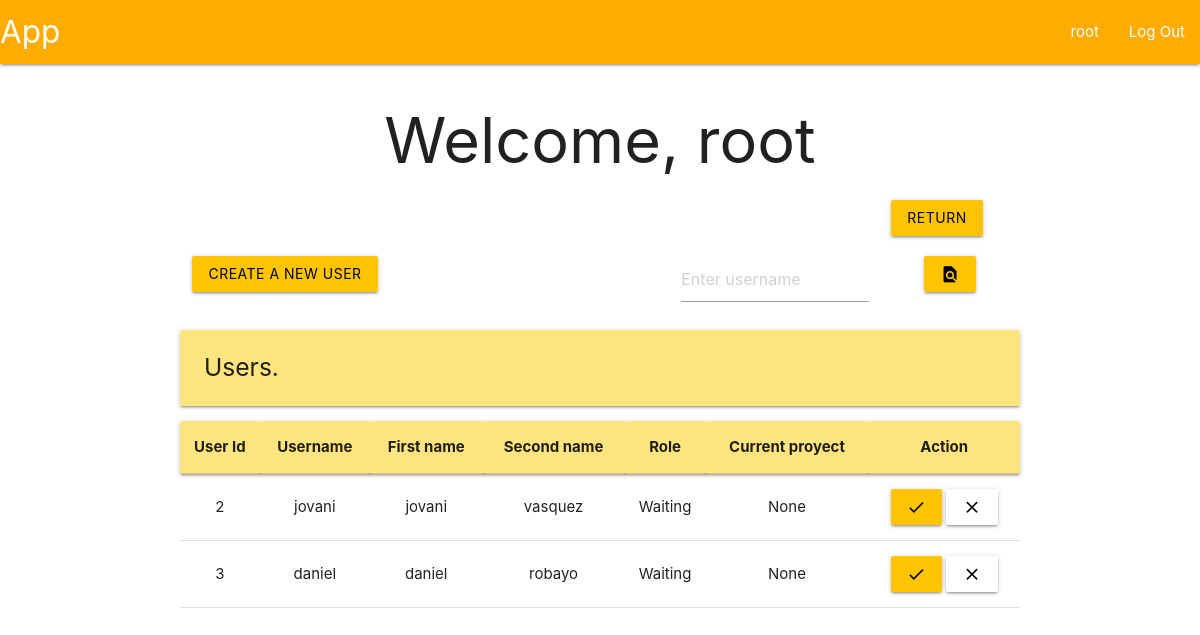
/root/users (signed in), run on an earlier commit of the app's database.
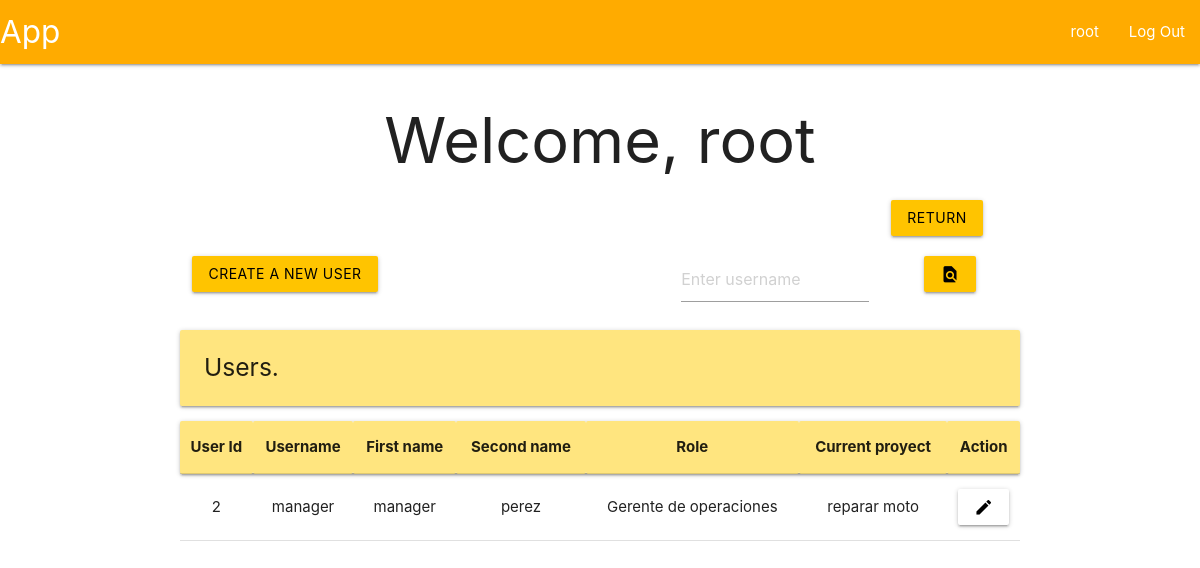
And on a later commit of the database.
### tables this page shows
CREATE TABLE user (
    id INTEGER PRIMARY KEY AUTOINCREMENT,
    username TEXT UNIQUE NOT NULL,
    firstname TEXT NOT NULL,
    secondname TEXT NOT NULL,
    password TEXT NOT NULL,
    roleId INTEGER,
    proyId INTEGER,
    auth INTEGER,

    FOREIGN KEY (roleId) REFERENCES roles(id),
    FOREIGN KEY (proyId) REFERENCES proyect(id)
);

CREATE TABLE roles (
    id INTEGER PRIMARY KEY AUTOINCREMENT,
    name TEXT NOT NULL UNIQUE
);

CREATE TABLE proyect (
    id INTEGER PRIMARY KEY AUTOINCREMENT,
    description TEXT UNIQUE NOT NULL,
    start DATE NOT NULL,
    end DATE NOT NULL,
    statusId INTEGER,

    FOREIGN KEY (statusId) REFERENCES proyectStatus(id)
);

### app/userView.py (the view, shortened to what this page needs)
@bp.route('/users', methods=('GET', 'POST'))
@root_required
def userView():
    db = get_db()
    flag = False
    if not flag:
        users = db.execute(
            """SELECT
                u.id as id,
                u.username as username,
                u.firstname as firstname,
                u.secondname as secondname,
                r.name as role,
                p.description as proyect,
                u.auth as auth
               FROM user u
               JOIN roles r ON u.roleId = r.id
               LEFT JOIN proyect p ON u.proyId = p.id
               WHERE u.id != 1"""
        ).fetchall()
    areProyects = db.execute(
        """SELECT * FROM proyect"""
    ).fetchall() != []
    return render_template('index/root/userView.html', users=users, areProyects=areProyects)

### app/auth.py (called while the page is built)
@bp.before_app_request
def load_logged_in_user():
    user_id = session.get('user_id')
    if user_id is None:
        g.user = None
    else:
        g.user = get_db().execute(
            "SELECT * FROM user WHERE id = ?",
            (user_id,)
        ).fetchone()

def root_required(view):
    @functools.wraps(view)
    def wrapped_view(**kwargs):
        if g.user is None:
            return redirect(url_for('auth.login'))
        elif g.user['roleId'] != 1:
            return redirect(url_for('user.profile'))
        return view(**kwargs)
    return wrapped_view

### app/db.py (called while the page is built)
def get_db():
    if 'db' not in g:
        g.db = sqlite3.connect(
            current_app.config['DATABASE'],
            detect_types = sqlite3.PARSE_DECLTYPES
        )
        g.db.row_factory = sqlite3.Row
    return g.db

### app/templates/index/root/userView.html (shortened to what this page needs)
{% extends 'base.html' %}
{% block header %}
  <h1>{% block title %}Welcome, {{ g.user['username'] }}{% endblock %}</h1>
{% endblock %}
{% block content %}
<div class="row">
  <form method="POST">
      <div class="col s1 offset-s10">
          <button class="btn amber accent-3 black-text" type="submit" value="return" name="return">Return</button>
      </div>
  </form>
</div>
<div class="row">
  {% if areProyects %}
  <form method="POST">
    <div class="col s3">
      <button class="btn amber accent-3 black-text" type="submit" value="create" name="create">Create a new user</button>
    </div>
  </form>
  <form method="POST">
    <div class="col s3 offset-s4">
      <input placeholder="Enter username" name="find-user" id="username">
    </div>
    <div class="col s2">
      <button class="btn amber accent-3 black-text" type="submit">
        <i class="material-icons">find_in_page</i>
      </button>
    </div>
  </form>
    {% endif %}
</div>
<div class="left-align">
  <h5 class="card-panel amber accent-1">Users.</h5>
</div>
<table class="centered">
  <thead class="card-panel amber accent-1">
    <tr>
      <th>User Id</th>
      <th>Username</th>
      <th>First name</th>
      <th>Second name</th>
      <th>Role</th>
      <th>Current proyect</th>
      <th>Action</th>
    </tr>
  </thead>
  <tbody>
    {% for user in users %}
      <tr>
        <td>{{ user['id'] }}</td>
        <td>{{ user['username']}}</td>
        <td>{{ user['firstname'] }}</td>
        <td>{{ user['secondname'] }}</td>
        <td>{{ user['role'] }}</td>
        <td>{{ user['proyect'] }}</td>
        <td>
          <form method="POST">
            {% if user['auth'] == 0 %}
              {% if areProyects %}
              <button class="btn amber accent-3 black-text" type="submit" name="aprove" value="{{ user['id'] }}">
                <i class="material-icons">done</i>
              </button>
              {% endif %}
            <button class="btn white black-text" type="submit" name="reject" value="{{ user['id'] }}">
              <i class="material-icons">close</i>
            </button>
            {% else %}
            <button class="btn white black-text" type="submit" name="modify-user" value="{{ user['id'] }}">
              <i class="material-icons">edit</i>
            </button>
            {% endif %}
          </form>
        </td>
      </tr>
    {% endfor %}
  </tbody>
</table>
{% endblock %}

What changed in the data, as far as the page shows it:
removed user: id "3", username "daniel", firstname "daniel", secondname "robayo", role "Waiting", proyect "None"
changed user id 2: username "jovani" → "manager"; firstname "jovani" → "manager"; secondname "vasquez" → "perez"; role "Waiting" → "Gerente de operaciones"; proyect "None" → "reparar moto"; auth 0 → 1 (drawn)
